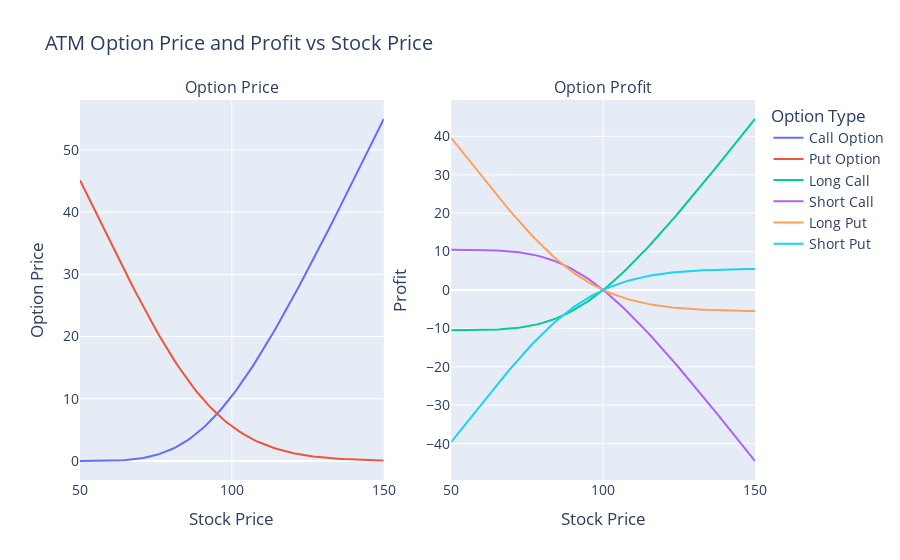

The cell this chart's notebook holds for it:
### Code cell
import numpy as np
import pandas as pd
import plotly.graph_objects as go
from plotly.subplots import make_subplots

from option_backtest.gen_data import black_scholes, black_scholes_vectorized

# Set the parameters
K = 100  # Strike price (ATM)
T = np.repeat(1.0, 100)  # Time to maturity (in years)
r = 0.05  # Risk-free interest rate
sigma = 0.2  # Volatility of the underlying asset

# Generate a range of stock prices
stock_price_atm = 100
stock_prices = np.linspace(50, 150, 100)

# Calculate option prices for each stock price
call_prices, _ = black_scholes_vectorized(
    stock_prices, K, T, r, sigma, option_type="call"
)
put_prices, _ = black_scholes_vectorized(
    stock_prices, K, T, r, sigma, option_type="put"
)
call_price_atm = black_scholes(stock_price_atm, K, 1.0, r, sigma, option_type="call")
put_price_atm = black_scholes(stock_price_atm, K, 1.0, r, sigma, option_type="put")

# Calculate profit for each scenario
# long_call_profit = np.maximum(stock_prices - K, 0) - call_prices
long_call_profit = call_prices - call_price_atm
short_call_profit = call_price_atm - call_prices
long_put_profit = put_prices - put_price_atm
short_put_profit = put_price_atm - put_prices

# Create a DataFrame for plotting
data = pd.DataFrame(
    {
        "Stock Price": stock_prices,
        "Call Option Price": call_prices,
        "Put Option Price": put_prices,
        "Long Call Profit": long_call_profit,
        "Short Call Profit": short_call_profit,
        "Long Put Profit": long_put_profit,
        "Short Put Profit": short_put_profit,
    }
)

# Create subplots using Plotly
fig = make_subplots(rows=1, cols=2, subplot_titles=("Option Price", "Option Profit"))

# Add traces for Option Price subplot
fig.add_trace(
    go.Scatter(
        x=data["Stock Price"],
        y=data["Call Option Price"],
        mode="lines",
        name="Call Option",
    ),
    row=1,
    col=1,
)
fig.add_trace(
    go.Scatter(
        x=data["Stock Price"],
        y=data["Put Option Price"],
        mode="lines",
        name="Put Option",
    ),
    row=1,
    col=1,
)

# Add traces for Option Profit subplot
fig.add_trace(
    go.Scatter(
        x=data["Stock Price"],
        y=data["Long Call Profit"],
        mode="lines",
        name="Long Call",
    ),
    row=1,
    col=2,
)
fig.add_trace(
    go.Scatter(
        x=data["Stock Price"],
        y=data["Short Call Profit"],
        mode="lines",
        name="Short Call",
    ),
    row=1,
    col=2,
)
fig.add_trace(
    go.Scatter(
        x=data["Stock Price"],
        y=data["Long Put Profit"],
        mode="lines",
        name="Long Put",
    ),
    row=1,
    col=2,
)
fig.add_trace(
    go.Scatter(
        x=data["Stock Price"],
        y=data["Short Put Profit"],
        mode="lines",
        name="Short Put",
    ),
    row=1,
    col=2,
)

# Update layout
fig.update_layout(
    title="ATM Option Price and Profit vs Stock Price",
    xaxis_title="Stock Price",
    yaxis_title="Option Price",
    xaxis2_title="Stock Price",
    yaxis2_title="Profit",
    legend_title="Option Type",
    font=dict(size=14),
    hovermode="x",
)

# Display the plot
fig.show()
